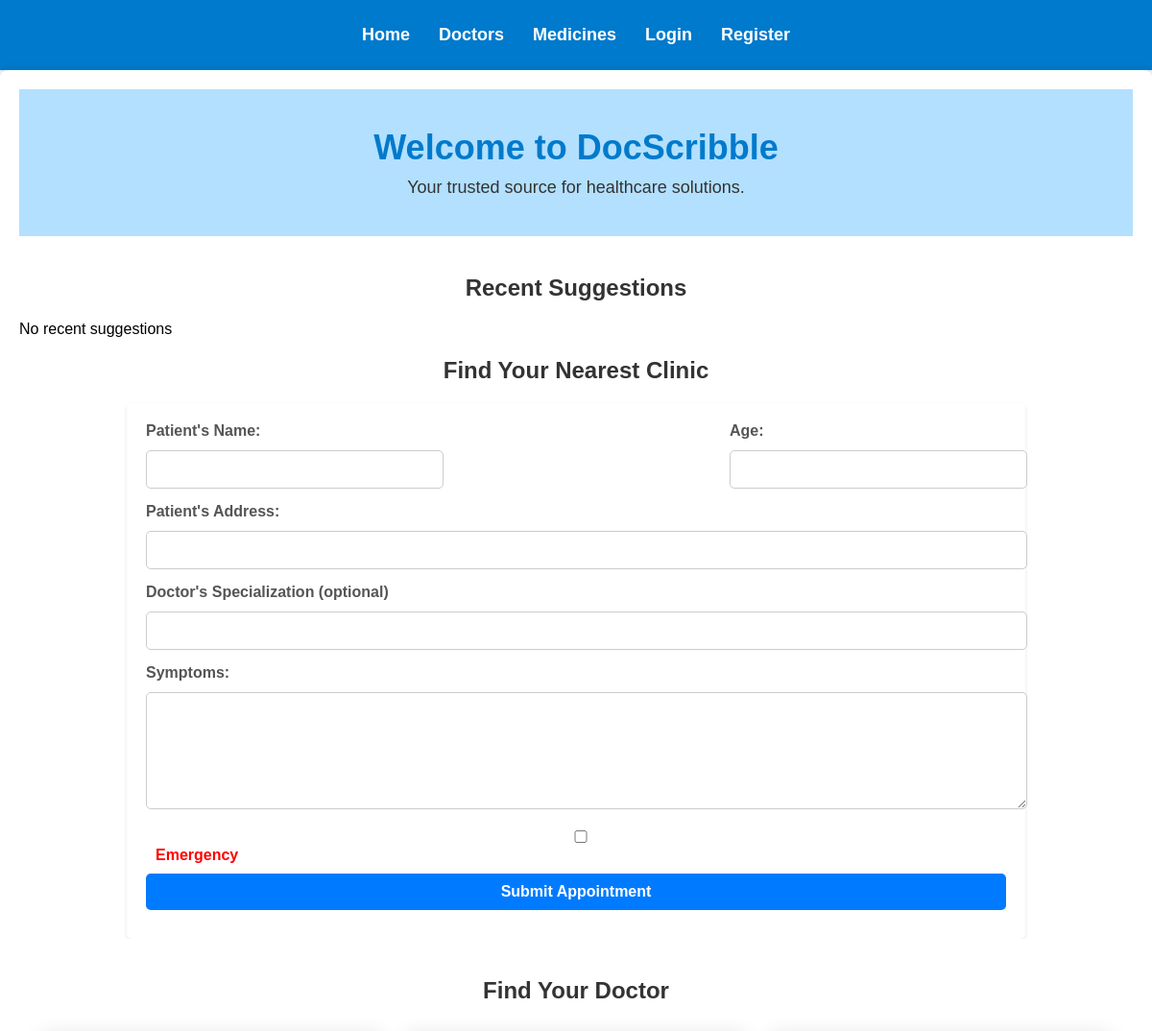
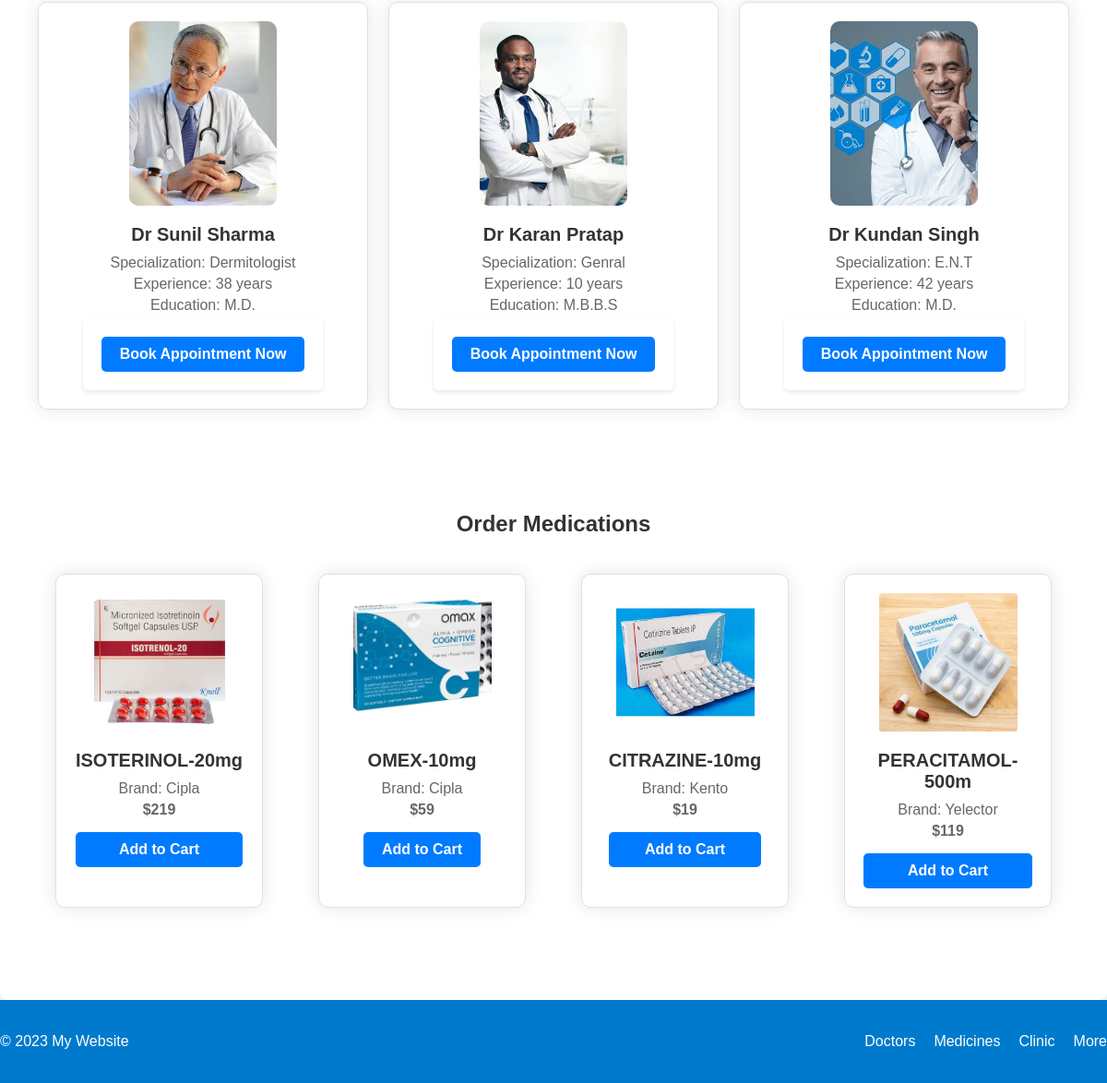
The page / on the database its author committed (2 pictures, top to bottom).
### doc/models.py (models this page shows)
class Doctor(models.Model):
    pic = models.ImageField(upload_to='images/doc', blank=True, null=True)
    f_name = models.CharField(max_length=40)
    l_name = models.CharField(max_length=40)
    spec = models.CharField(max_length=120)
    edu = models.CharField(max_length=40)
    exp = models.IntegerField()

### med/models.py (models this page shows)
class Medicen(models.Model):
    pic = models.ImageField(upload_to='images/med', blank=True, null =True)
    name = models.CharField(max_length=200)
    brand = models.CharField(max_length=100)
    price = models.IntegerField()

### docmed/urls.py (the view, shortened to what this page needs)
# urls.py: 2. Add a URL to urlpatterns:  path('', views.home, name='home')
def home(request):
    docs = Doctor.objects.all()[0:4]
    meds = Medicen.objects.all()[0:4]
    try:
        client = Client.objects.get(user=request.user)
        docsuggests = Docsuggest.objects.filter(client=client)
    except:
        client = None
        docsuggests = None
    con = {
        'docs':docs,
        'meds':meds,
        'client':client,
        'docsuggests': docsuggests,
    }
    return render(request,'home.html',con)

### templates/home.html (shortened to what this page needs)
{% extends 'main.html' %}
{% load static %}
{% block content %}
<div class="container">
    <div class="section welcome-section">
        <h1>Welcome to DocScribble</h1>
        <p>Your trusted source for healthcare solutions.</p>
    </div>
    <div class="sidebar">
        <h2>Recent Suggestions</h2>
        {% if docsuggests %}
            <ul>
                {% for docsug in docsuggests %}
                    <li><h3><a href="{% url 'conc' %}">Doctor's Suggestion {{ forloop.counter }}</a></h3></li>
                {% endfor %}
            </ul>
        {% else %}
            <p>No recent suggestions</p>
        {% endif %}
    </div>
    <h2>Find Your Nearest Clinic</h2>
    <form method="post">
        <div class="form-group patient-row">
            <div class="patient-name">
                <label for="patient-name">Patient's Name:</label>
                <input type="text" id="patient-name" value="{{client.user.first_name}} {{client.user.last_name}}" name="pname" required>
            </div>
            <div class="patient-name">
                <label for="patient-age">Age:</label>
                <input type="number" id="patient-age" value="{{client.dob}}" name="page" required>
            </div>
        </div>
        <div class="form-group">
            <label for="patient-address">Patient's Address:</label>
            <input type="text" id="patient-address" value="{{client.area}} {{client.city}} {{client.state}}" placeholder="{{client.area}} {{client.city}} {{client.state}}" name="paddr" required>
        </div>
        <div class="form-group">
            <label for="doctor-specialization">Doctor's Specialization (optional)</label>
            <input type="text" id="doctor-specialization" name="dspec">
        </div>
        <div class="form-group">
            <label for="patient-symptoms">Symptoms:</label>
            <textarea id="patient-symptoms" name="psymptom" required></textarea>
        </div>
        <div class="form-group">
            <input type="checkbox" id="emergency" name="emergency" value="True">
            <label class="checkbox-label" for="emergency">Emergency</label>
        </div>
        <div class="form-group">
            <input type="submit" value="Submit Appointment">
        </div>
    </form>
    <div class="section doctors-section">
        <h2>Find Your Doctor</h2>
        <div class="entry-container">
            {% for i in docs %}
            <div class="doctor-entry">
                <img class="doctor-img" src="{{i.pic.url}}" alt="Doctor Profile">
                <div class="doctor-info">
                    <h3>{{i.f_name}} {{i.l_name}}</h3>
                    <p>Specialization: {{i.spec}}</p>
                    <p>Experience: {{i.exp}} years</p>
                    <p>Education: {{i.edu}}</p>
                    <form  method="get">
                        <input type="submit" value="Book Appointment Now">
                    </form>
                </div>
            </div>
            {% endfor %}
        </div>
    </div>
    <div class="section medications-section">
        <h2>Order Medications</h2>
        <div class="entry-container">
            {% for i in meds %}
            <div class="medication-entry">
                <img class="medication-img" src="{{i.pic.url}}" alt="Medication">
                <div class="medication-info">
                    <h3>{{i.name}}</h3>
                    <p>Brand: {{i.brand}}</p>
                    <p class="price">${{i.price}}</p>
                    <a class="action-button add-to-cart-button" href="#">Add to Cart</a>
                </div>
            </div>
            {% endfor %}
        </div>
    </div>
</div>
{% endblock content %}

### static/css/main.css (style rules this page uses)
body, h1, h2, p { margin: 0; padding: 0; }
.container { max-width: 1200px; margin: 0 auto; padding: 20px; background-color: #fff; border-radius: 8px; box-shadow: 0 0 10px rgba(0, 0, 0, 0.1); }
.section { margin-bottom: 40px; }
.welcome-section { background-color: #b3e0ff; text-align: center; padding: 40px 0; }
.welcome-section h1 { font-size: 36px; color: #007acc; margin-bottom: 10px; }
.welcome-section p { font-size: 18px; color: #333; }
.doctors-section, .medications-section { background-color: #fff; padding: 20px; border-radius: 8px; }
h2 { font-size: 24px; color: #007acc; margin-bottom: 20px; }
.entry-container { display: flex; flex-wrap: wrap; gap: 20px; }
.doctor-entry, .medication-entry { background-color: #f5f5f5; border: 1px solid #e0e0e0; border-radius: 8px; padding: 20px; display: flex; flex-direction: column; align-items: center; }
.doctor-img, .medication-img { width: 120px; height: 120px; object-fit: cover; border-radius: 2%; }
.doctor-info, .medication-info { text-align: center; margin-top: 10px; }
.doctor-info h3, .medication-info h3 { font-size: 18px; color: #333; }
.doctor-info p, .medication-info p { font-size: 16px; color: #666; margin: 5px 0; }
.price { color: #007acc; font-weight: bold; }
.action-button { display: inline-block; padding: 10px 20px; background-color: #007acc; color: #fff; text-decoration: none; border-radius: 4px; margin-top: 10px; font-weight: bold; transition: background-color 0.2s; }
.book-button, .add-to-cart-button { background-color: #009933; }
.entry-container .action-button { display: block; margin-top: 15px; text-decoration: none; padding: 10px 20px; border: none; border-radius: 5px; background-color: #007bff; color: #fff; cursor: pointer; }
.doctor-info h3 { font-size: 20px; margin: 10px 0; }
.doctor-img { border-radius: 10px; width: 160px; height: 200px; object-fit: cover; }
.medication-info h3 { font-size: 20px; margin: 10px 0; }
.medication-img { width: 150px; height: 150px; object-fit: cover; }
.entry-container { display: flex; flex-wrap: wrap; justify-content: space-around; }
.medication-entry { background: #fff; border: 1px solid #e0e0e0; border-radius: 10px; box-shadow: 0px 0px 20px rgba(0, 0, 0, 0.1); margin: 20px; padding: 20px; flex: 1; max-width: calc(25% - 40px); text-align: center; }
.doctor-entry { background: #fff; border: 1px solid #e0e0e0; border-radius: 10px; box-shadow: 0px 0px 20px rgba(0, 0, 0, 0.1); margin: 10px 0; padding: 20px; flex: 0 1 calc(30% - 20px); text-align: center; }
body { font-family: Arial, sans-serif; background-color: #f0f8ff; margin: 0; padding: 0; }
h2 { text-align: center; margin-top: 20px; color: #333; }
form { max-width: 56rem; margin: 0 auto; padding: 20px; background: #fff; box-shadow: 0 2px 4px rgba(0, 0, 0, 0.1); border-radius: 5px; }
.form-group { margin-bottom: 10px; }
label { display: block; font-weight: bold; color: #333; }
input[type="text"], input[type="number"], textarea { width: 100%; padding: 10px; margin: 5px 0; border: 1px solid #ccc; border-radius: 5px; }
textarea { height: 100px; }
input[type="checkbox"] { margin-left: 5px; }
input[type="submit"] { background: #007bff; color: #fff; padding: 10px 20px; border: none; border-radius: 5px; cursor: pointer; font-weight: bold; width: 100%; }
input[type="checkbox"] + label { color: red; font-weight: bold; }
.checkbox-label { color: red; display: inline; margin-left: 10px; }
.patient-row { display: flex; justify-content: space-between; }
.patient-name { width: 18rem; }

### static/css/logs.css (style rules this page uses)
h2, h3 { color: #333; font-size: 24px; margin-bottom: 20px; }
form { display: flex; flex-direction: column; }
label { display: block; color: #555; margin-bottom: 6px; }
input { width: 100%; padding: 10px; border: 1px solid #ccc; border-radius: 4px; outline: none; font-size: 16px; }
a { color: #007BFF; text-decoration: none; }

### rows shown on the page
Doctor: pic (picture), f_name "Dr Sunil", l_name "Sharma", spec "Dermitologist", exp "38", edu "M.D."
Doctor: pic (picture), f_name "Dr Karan", l_name "Pratap", spec "Genral", exp "10", edu "M.B.B.S"
Doctor: pic (picture), f_name "Dr Kundan", l_name "Singh", spec "E.N.T", exp "42", edu "M.D."
Medicen: pic (picture), name "ISOTERINOL-20mg", brand "Cipla", price "219"
Medicen: pic (picture), name "OMEX-10mg", brand "Cipla", price "59"
Medicen: pic (picture), name "CITRAZINE-10mg", brand "Kento", price "19"
Medicen: pic (picture), name "PERACITAMOL-500m", brand "Yelector", price "119"
